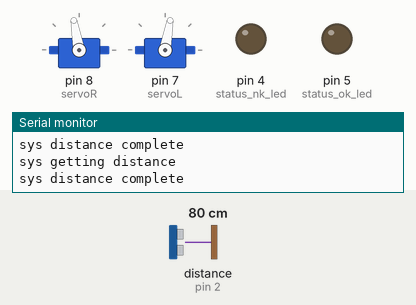
This sketch was run on a simulated Arduino Uno, built with avr-gcc and run on an emulated ATmega328P. Parts: 2 × servo, output pins drawn as LEDs (lit = HIGH), the last lines printed to the serial monitor. Wiring (inferred from the names in the program): ultrasonic range finder: trigger pin 3; echo pin 2. Inputs (shaded band) come from the test bench; at power-on: distance to the obstacle (sensor on pin 2) 80 cm. The echo pulse lasts 58.3 µs per cm; pins used as bus, display or sensor lines are not drawn.

Above: at 1.2 s.
1.3 s: distance to the obstacle (sensor on pin 2) set to 35 cm
4.3 s: distance to the obstacle (sensor on pin 2) set to 30 cm
At 5.2 s:
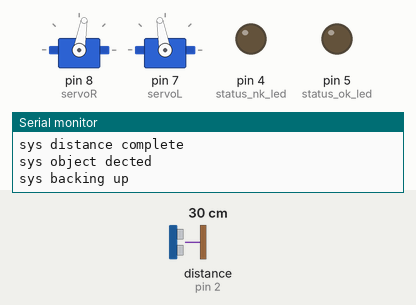
7.3 s: distance to the obstacle (sensor on pin 2) set to 60 cm
At 8.2 s:
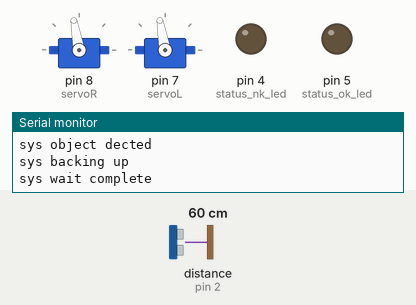
8.9 s: distance to the obstacle (sensor on pin 2) set to 2 cm
At 9.8 s:
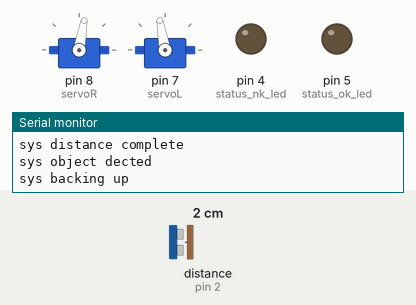
Timing chart, 0 to 12.9 s (numbered marks = the images above; inputs shaded):
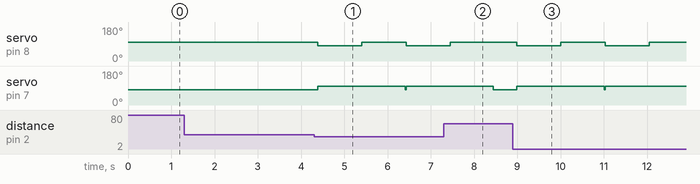

The sketch:

RCAR.ino
```cpp
#include <Servo.h>

int status_ok_led = 5;
int status_nk_led = 4;


int trigPin = 3;
int echoPin = 2;
long duration, distance;

Servo servoL;
Servo servoR;

void setup() {
  Serial.begin(9600);
  Serial.println("sys starting");
  servoR.attach(8);
  servoL.attach(7);
  pinMode(trigPin, OUTPUT);
  pinMode(echoPin, INPUT);
  pinMode(status_ok_led, OUTPUT);
  pinMode(status_nk_led, OUTPUT); servoL.write(80);
  servoR.write(100);
  Serial.println("sys starting - sucess");
}
void loop() {
  //   put your main code here, to run repeatedly:

  Serial.println("sys getting distance");
  digitalWrite(trigPin, HIGH);
  delayMicroseconds(10); // Added this line
  digitalWrite(trigPin, LOW);
  duration = pulseIn(echoPin, HIGH);
  distance = (duration / 2) / 29.1;
  Serial.println("sys distance complete");

  if (distance <= 30) {
    Serial.println("sys object dected");
    servoL.write(100);
    servoR.write(80);
    Serial.println("sys backing up");
    delay(1000);
    Serial.println("sys wait complete");
    servoL.write(100);
    servoR.write(100);
    delay(1000);
    Serial.println("sys complete backing up");
    servoL.write(80);
    servoR.write(100);
  }


}
```

Measured:
- the behaviour switches between 32 and 31 cm on distance to the obstacle (sensor on pin 2) (found by bisection; images 0 and 1)
- after the input at 4.3 s, servo on pin 8 (servoR): 100° → 80° after 0.09 s, → 100° 1.0 s later, → 80° 1.0 s later; servo on pin 7 (servoL): 80° → 100° after 0.09 s
- after the input at 7.3 s, servo on pin 8 (servoR): goes on until 7.4 s, then stays 100°; servo on pin 7 (servoL): goes on until 8.4 s, then stays 80°
- after the input at 8.9 s, servo on pin 8 (servoR): alternates 100° for 1.0 s and 80° for 1.0 s, starting after 0.09 s; servo on pin 7 (servoL): 80° → 100° after 0.09 s
